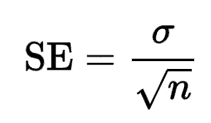
#> input picture Statistics & Probability/Standard Error/images/standard-error.png, 211 x 123 px
$ jupyter execute 'standard error.ipynb'
#> lines starting #> are read from the running program, lines starting #| are printed output that depends on the picture
1. [Standard Error](#standard-error)

#### Standard Error:
- is a statistic that reveals how accurate the sample data represents the population data

[cell 1]
from PIL import Image
from IPython.display import display

img = Image.open('images/standard-error.png')
#> img is the input picture: PIL image 211x123 RGBA; mean R, G, B, A 241.7, 241.7, 241.7, 255
new_image = img.resize((220, 120))
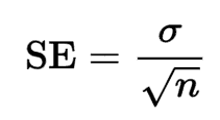
#> new_image: PIL image 220x120 RGBA; mean R, G, B, A 241.8, 241.8, 241.8, 255
display(new_image)
